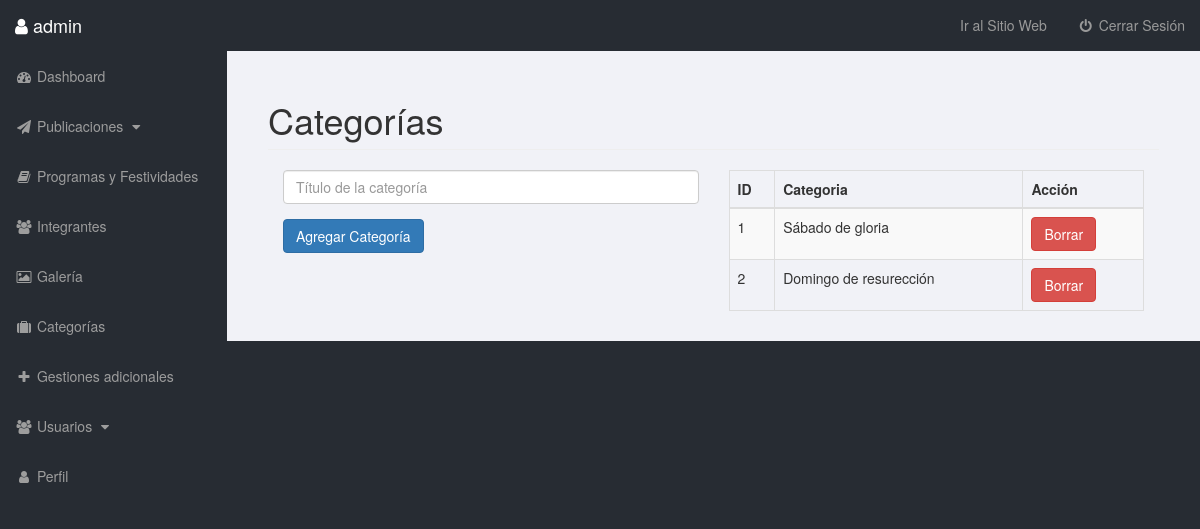
The app's page /admin/categories.php (signed in) with its own data.
### tables this page shows
CREATE TABLE `categorias` (
  `idcategoria` int(11) NOT NULL,
  `tit_categoria` varchar(200) NOT NULL
);

### admin/includes/functions.php (the view, shortened to what this page needs)
<?php
    include "db.php";
   function show_category(){
        global $conexion;
        $query="SELECT * FROM categorias";
        $result=mysqli_query($conexion,$query);
        while ($row = mysqli_fetch_assoc($result)) {
            $cat_id = $row['idcategoria'];
            $cat_title = $row['tit_categoria'];
            echo "<tr>";
            echo "<td>{$cat_id}</td>";
            echo "<td>{$cat_title}</td>";
            echo "<td><a href='categories.php?delete_cat={$cat_id}'><input type='submit' class='btn btn-danger' value='Borrar'></a></td>";
            echo "</tr>";
        }
    }
?>

### admin/css/sb-admin.css (style rules this page uses)
body { margin-top: 100px; background-color: #272c33; }
@media (min-width:768px) { body { margin-top: 50px; } }

### records on screen
categorias: idcategoria "1", tit_categoria "Sábado de gloria"
categorias: idcategoria "2", tit_categoria "Domingo de resurección"

### other values on screen
$user "admin"
